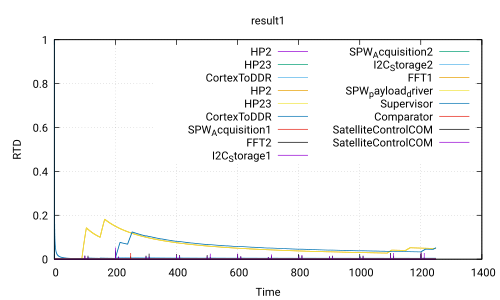

This chart was generated by the following gnuplot code:
 set title 'result1'
 set ylabel 'RTD'
 set xlabel 'Time'
 set grid
 set term pdf
 set output 'Use_case_DoubleCamera_Safety.ATIPPIC.executable240.0_60.0.pdf'
 plot 'Use_case_DoubleCamera_Safety.ATIPPIC.executable240.0_60.0.csv' using 1:2 with lines title 'HP2','Use_case_DoubleCamera_Safety.ATIPPIC.executable240.0_60.0.csv' using 1:3 with lines title 'HP23','Use_case_DoubleCamera_Safety.ATIPPIC.executable240.0_60.0.csv' using 1:4 with lines title 'CortexToDDR','Use_case_DoubleCamera_Safety.ATIPPIC.executable240.0_60.0.csv' using 1:5 with lines title 'HP2','Use_case_DoubleCamera_Safety.ATIPPIC.executable240.0_60.0.csv' using 1:6 with lines title 'HP23','Use_case_DoubleCamera_Safety.ATIPPIC.executable240.0_60.0.csv' using 1:7 with lines title 'CortexToDDR','Use_case_DoubleCamera_Safety.ATIPPIC.executable240.0_60.0.csv' using 1:8 with lines title 'SPW_Acquisition1','Use_case_DoubleCamera_Safety.ATIPPIC.executable240.0_60.0.csv' using 1:9 with lines title 'FFT2','Use_case_DoubleCamera_Safety.ATIPPIC.executable240.0_60.0.csv' using 1:10 with lines title 'I2C_Storage1','Use_case_DoubleCamera_Safety.ATIPPIC.executable240.0_60.0.csv' using 1:11 with lines title 'SPW_Acquisition2','Use_case_DoubleCamera_Safety.ATIPPIC.executable240.0_60.0.csv' using 1:12 with lines title 'I2C_Storage2','Use_case_DoubleCamera_Safety.ATIPPIC.executable240.0_60.0.csv' using 1:13 with lines title 'FFT1','Use_case_DoubleCamera_Safety.ATIPPIC.executable240.0_60.0.csv' using 1:14 with lines title 'SPW_payload_driver','Use_case_DoubleCamera_Safety.ATIPPIC.executable240.0_60.0.csv' using 1:15 with lines title 'Supervisor','Use_case_DoubleCamera_Safety.ATIPPIC.executable240.0_60.0.csv' using 1:16 with lines title 'Comparator','Use_case_DoubleCamera_Safety.ATIPPIC.executable240.0_60.0.csv' using 1:17 with lines title 'SatelliteControlCOM','Use_case_DoubleCamera_Safety.ATIPPIC.executable240.0_60.0.csv' using 1:18 with lines title 'SatelliteControlCOM'
